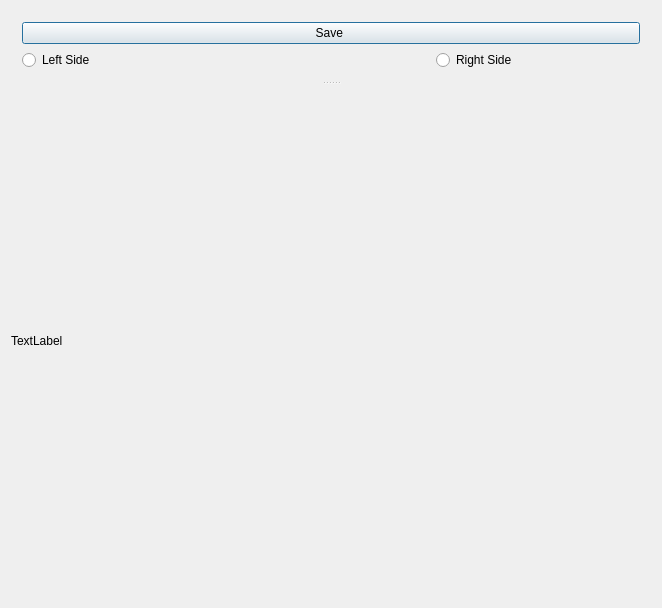
<?xml version="1.0" encoding="UTF-8"?>
<ui version="4.0">
 <class>RoiGUI</class>
 <widget class="QDialog" name="RoiGUI">
  <property name="geometry">
   <rect>
    <x>0</x>
    <y>0</y>
    <width>658</width>
    <height>583</height>
   </rect>
  </property>
  <property name="windowTitle">
   <string>RoiGUI</string>
  </property>
  <layout class="QGridLayout" name="gridLayout_2">
   <item row="0" column="0">
    <widget class="QSplitter" name="splitter">
     <property name="orientation">
      <enum>Qt::Vertical</enum>
     </property>
     <widget class="QWidget" name="layoutWidget">
      <layout class="QGridLayout" name="gridLayout">
       <item row="1" column="0" colspan="2">
        <widget class="QRadioButton" name="isOne">
         <property name="text">
          <string>Left Side</string>
         </property>
        </widget>
       </item>
       <item row="1" column="2">
        <widget class="QRadioButton" name="isTwo">
         <property name="text">
          <string>Right Side</string>
         </property>
        </widget>
       </item>
       <item row="0" column="0" colspan="3">
        <widget class="QPushButton" name="btnSaveRoi">
         <property name="text">
          <string>Save </string>
         </property>
        </widget>
       </item>
      </layout>
     </widget>
     <widget class="ImgView" name="label">
      <property name="minimumSize">
       <size>
        <width>640</width>
        <height>512</height>
       </size>
      </property>
      <property name="maximumSize">
       <size>
        <width>640</width>
        <height>512</height>
       </size>
      </property>
      <property name="autoFillBackground">
       <bool>true</bool>
      </property>
      <property name="text">
       <string>TextLabel</string>
      </property>
     </widget>
    </widget>
   </item>
  </layout>
 </widget>
 <layoutdefault spacing="6" margin="11"/>
 <customwidgets>
  <customwidget>
   <class>ImgView</class>
   <extends>QLabel</extends>
   <header location="global">imgview.h</header>
  </customwidget>
 </customwidgets>
 <resources/>
 <connections/>
</ui>
